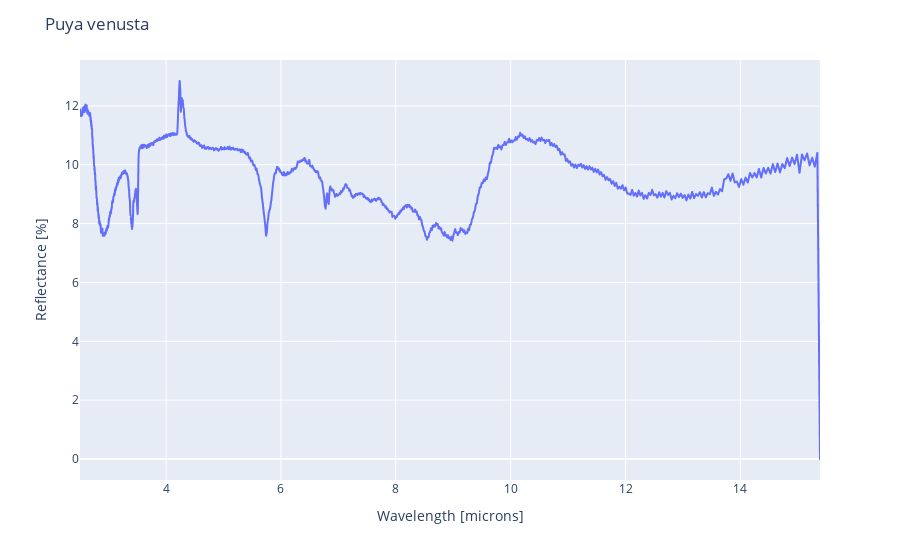

Notebook cell for this chart:
### Code cell
# http://www.spectralpython.net/libraries.html

s = db.get_signature(579)
px.line(x=s.x, y=s.y).update_layout(
    title_text=s.sample_name,
    xaxis_title = 'Wavelength [microns]',
    yaxis_title = 'Reflectance [%]'
)

### Figure 1 — Plotly figure (JSON) as saved in the notebook; plotly's stock layout.template omitted (floating-point values rounded to 4 significant figures; data arrays with more than 128 entries replaced by an {"elided": "..."} marker saying what was removed)
{"data": [{"hovertemplate": "x=%{x}<br>y=%{y}<extra></extra>", "legendgroup": "", "line": {"color": "#636efa", "dash": "solid"}, "mode": "lines", "name": "", "showlegend": false, "type": "scattergl", "x": {"elided": "1737 float values"}, "xaxis": "x", "y": {"elided": "1737 float values"}, "yaxis": "y"}], "layout": {"legend": {"tracegroupgap": 0}, "margin": {"t": 60}, "title": {"text": "Puya venusta"}, "xaxis": {"anchor": "y", "domain": [0, 1], "title": {"text": "Wavelength [microns]"}}, "yaxis": {"anchor": "x", "domain": [0, 1], "title": {"text": "Reflectance [%]"}}}}
